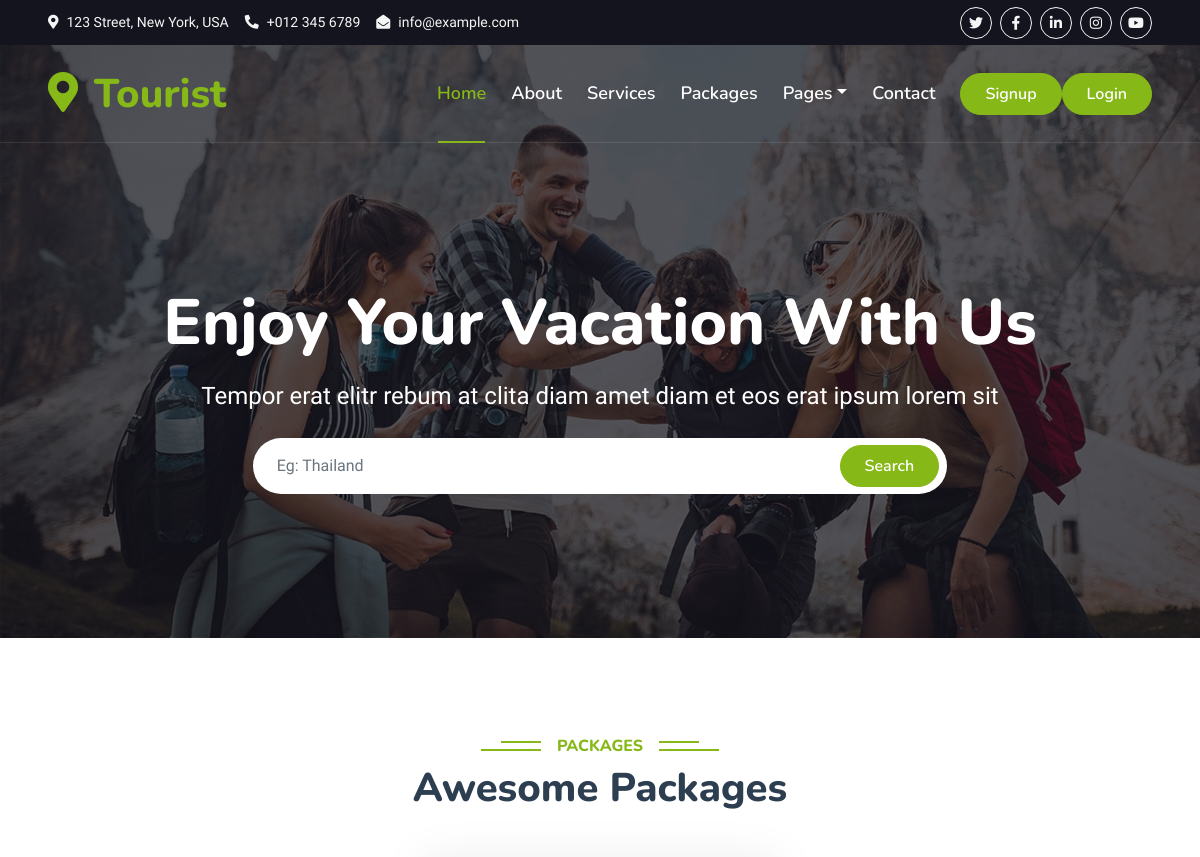
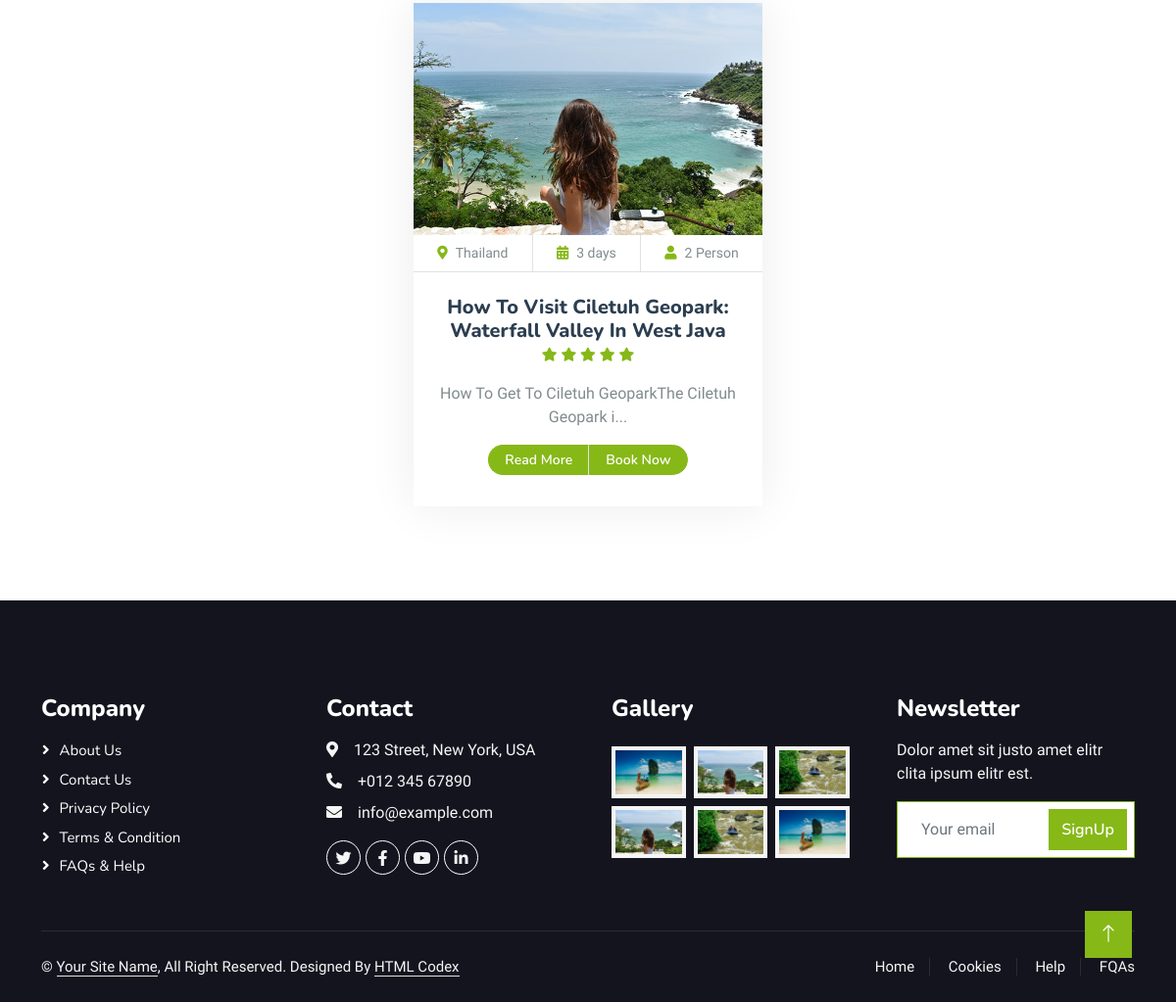
Screenshot of /category/itineraries with the database file from the repository (2 pictures, top to bottom).
### tables this page shows
CREATE TABLE `posts` (
  `id` int(11) NOT NULL,
  `slug` text NOT NULL,
  `post_type` int(11) NOT NULL,
  `banner_img` varchar(100) NOT NULL,
  `title` varchar(200) NOT NULL,
  `sub_title` text NOT NULL,
  `description` text NOT NULL,
  `posted_date` timestamp NOT NULL DEFAULT current_timestamp(),
  `publish_date` date DEFAULT NULL,
  `event_date` date DEFAULT NULL,
  `attachment` text DEFAULT NULL,
  `is_new` tinyint(4) DEFAULT NULL,
  `tags` text DEFAULT NULL,
  `is_active` tinyint(4) NOT NULL
);

### application/controllers/FrontendController.php (called while the page is built, shortened)
<?php
class FrontendController extends CI_Controller {
	public function __construct() {
		$this->load->model('FrontendModel', 'front');
	 }
	public function categotyPost($slug)
	{
		$data['post_type'] = $this->front->get_one_post_type($slug);
		$data['posts'] = $this->front->get_all_post_by_category($data['post_type']->id);
		$data['title'] = ucfirst('Home');
		$data['content'] = $this->load->view('category_post', $data, true);
        $this->load->view('layout', $data);
	}
}

### index.php (called while the page is built, shortened)
<?php
require_once BASEPATH.'core/CodeIgniter.php';

### application/models/FrontendModel.php (called while the page is built, shortened)
<?php
class FrontendModel extends CI_Model
{
    public function get_all_post_by_category($post_type_id)
	{
        $this->db->select("posts.*,post_type.post_type_name");
        $this->db->from("posts");
        $this->db->join("post_type", "posts.post_type=post_type.id");
        $this->db->where(['posts.is_active' => 1]);
        $this->db->where(['post_type.id' => $post_type_id]);
        $qry = $this->db->get();
        $res= $qry->result();
        return $res;
	}
}

### application/views/category_post.php (the view)
<div class="container-xxl py-5">
    <div class="container">
        <div class="text-center wow fadeInUp" data-wow-delay="0.1s">
            <h6 class="section-title bg-white text-center text-primary px-3">Packages</h6>
            <h1 class="mb-5">Awesome Packages</h1>
        </div>
        <div class="row g-4 justify-content-center">
        <?php if(isset($posts) && count($posts)>0){
             foreach ($posts as $post) {?>
            <div class="col-lg-4 col-md-6 wow fadeInUp" data-wow-delay="0.1s">
                <div class="package-item">
                    <div class="overflow-hidden">
                        <img class="img-fluid" src="<?php echo base_url().$post->banner_img; ?>" alt="">
                    </div>
                    <div class="d-flex border-bottom">
                        <small class="flex-fill text-center border-end py-2"><i class="fa fa-map-marker-alt text-primary me-2"></i>Thailand</small>
                        <small class="flex-fill text-center border-end py-2"><i class="fa fa-calendar-alt text-primary me-2"></i>3 days</small>
                        <small class="flex-fill text-center py-2"><i class="fa fa-user text-primary me-2"></i>2 Person</small>
                    </div>
                    <div class="text-center p-4">
                        <h5 class="mb-0"><?php
                        $string = $post->title;
                        echo $string;
                        ?></h5>
                        <div class="mb-3">
                            <small class="fa fa-star text-primary"></small>
                            <small class="fa fa-star text-primary"></small>
                            <small class="fa fa-star text-primary"></small>
                            <small class="fa fa-star text-primary"></small>
                            <small class="fa fa-star text-primary"></small>
                        </div>
                        <p>
                            <?php
                            $string = strip_tags($post->description);
                            if(strlen($string) > 50) $string = substr($string, 0, 50).'...';
                            echo $string;
                            ?>
                    </p>
                        <div class="d-flex justify-content-center mb-2">
                            <a href="<?php echo base_url('blog/'.$post->slug); ?>" class="btn btn-sm btn-primary px-3 border-end" style="border-radius: 30px 0 0 30px;">Read More</a>
                            <a href="#" class="btn btn-sm btn-primary px-3" style="border-radius: 0 30px 30px 0;">Book Now</a>
                        </div>
                    </div>
                </div>
            </div>
        <?php } } ?>
        </div>
    </div>
</div>

### assets_front/css/style.css (style rules this page uses)
:root { --primary: #86B817; --secondary: #FE8800; --light: #F5F5F5; --dark: #14141F; }
.btn { font-family: 'Nunito', sans-serif; font-weight: 600; transition: .5s; }
.btn.btn-primary, .btn.btn-secondary { color: #FFFFFF; }
.section-title { position: relative; display: inline-block; text-transform: uppercase; }
.section-title::before { position: absolute; content: ""; width: calc(100% + 80px); height: 2px; top: 4px; left: -40px; background: var(--primary); z-index: -1; }
.section-title::after { position: absolute; content: ""; width: calc(100% + 120px); height: 2px; bottom: 5px; left: -60px; background: var(--primary); z-index: -1; }
.package-item { box-shadow: 0 0 45px rgba(0, 0, 0, .08); }
.package-item img { transition: .5s; }

### rows the page displays
posts: banner_img (picture), title "How To Visit Ciletuh Geopark: Waterfall Valley In West Java", description "How To Get To Ciletuh GeoparkThe Ciletuh Geopark i..."
